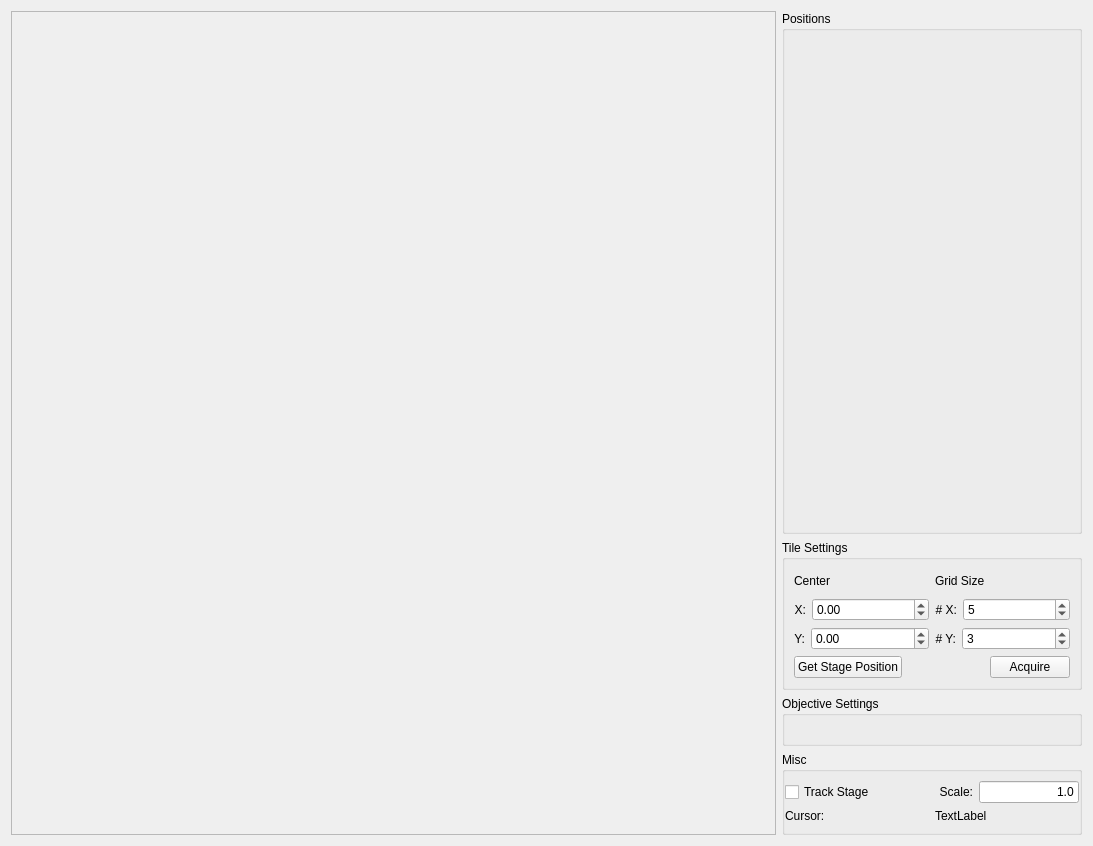
<?xml version="1.0" encoding="UTF-8"?>
<ui version="4.0">
 <class>Form</class>
 <widget class="QWidget" name="Form">
  <property name="geometry">
   <rect>
    <x>0</x>
    <y>0</y>
    <width>1093</width>
    <height>846</height>
   </rect>
  </property>
  <property name="windowTitle">
   <string>Form</string>
  </property>
  <layout class="QHBoxLayout" name="horizontalLayout_2">
   <item>
    <widget class="QFrame" name="mosaicFrame">
     <property name="frameShape">
      <enum>QFrame::StyledPanel</enum>
     </property>
     <property name="frameShadow">
      <enum>QFrame::Raised</enum>
     </property>
    </widget>
   </item>
   <item>
    <widget class="QWidget" name="widget" native="true">
     <property name="sizePolicy">
      <sizepolicy hsizetype="Maximum" vsizetype="Preferred">
       <horstretch>0</horstretch>
       <verstretch>0</verstretch>
      </sizepolicy>
     </property>
     <property name="minimumSize">
      <size>
       <width>0</width>
       <height>0</height>
      </size>
     </property>
     <property name="maximumSize">
      <size>
       <width>16777215</width>
       <height>100000</height>
      </size>
     </property>
     <layout class="QVBoxLayout" name="verticalLayout_2">
      <property name="leftMargin">
       <number>0</number>
      </property>
      <property name="topMargin">
       <number>0</number>
      </property>
      <property name="rightMargin">
       <number>0</number>
      </property>
      <property name="bottomMargin">
       <number>0</number>
      </property>
      <item>
       <widget class="QGroupBox" name="positionsGroupBox">
        <property name="sizePolicy">
         <sizepolicy hsizetype="Preferred" vsizetype="Expanding">
          <horstretch>0</horstretch>
          <verstretch>0</verstretch>
         </sizepolicy>
        </property>
        <property name="minimumSize">
         <size>
          <width>0</width>
          <height>0</height>
         </size>
        </property>
        <property name="maximumSize">
         <size>
          <width>10000</width>
          <height>10000</height>
         </size>
        </property>
        <property name="title">
         <string>Positions</string>
        </property>
       </widget>
      </item>
      <item>
       <widget class="QGroupBox" name="tilesGroupBox">
        <property name="minimumSize">
         <size>
          <width>300</width>
          <height>150</height>
         </size>
        </property>
        <property name="maximumSize">
         <size>
          <width>300</width>
          <height>300</height>
         </size>
        </property>
        <property name="title">
         <string>Tile Settings</string>
        </property>
        <layout class="QVBoxLayout" name="verticalLayout_8">
         <item>
          <layout class="QHBoxLayout" name="horizontalLayout_8">
           <item>
            <layout class="QVBoxLayout" name="verticalLayout_3">
             <item>
              <widget class="QLabel" name="startingPositionLabel">
               <property name="font">
                <font>
                 <weight>50</weight>
                 <bold>false</bold>
                </font>
               </property>
               <property name="text">
                <string>Center</string>
               </property>
               <property name="alignment">
                <set>Qt::AlignLeading|Qt::AlignLeft|Qt::AlignVCenter</set>
               </property>
              </widget>
             </item>
             <item>
              <layout class="QHBoxLayout" name="horizontalLayout_4">
               <item>
                <widget class="QLabel" name="xPosLabel">
                 <property name="text">
                  <string>X:</string>
                 </property>
                 <property name="alignment">
                  <set>Qt::AlignRight|Qt::AlignTrailing|Qt::AlignVCenter</set>
                 </property>
                </widget>
               </item>
               <item>
                <widget class="QDoubleSpinBox" name="xStartPosSpinBox">
                 <property name="sizePolicy">
                  <sizepolicy hsizetype="MinimumExpanding" vsizetype="Fixed">
                   <horstretch>0</horstretch>
                   <verstretch>0</verstretch>
                  </sizepolicy>
                 </property>
                 <property name="minimum">
                  <double>-50000.000000000000000</double>
                 </property>
                 <property name="maximum">
                  <double>50000.000000000000000</double>
                 </property>
                </widget>
               </item>
              </layout>
             </item>
             <item>
              <layout class="QHBoxLayout" name="horizontalLayout_6">
               <item>
                <widget class="QLabel" name="yPosLabel">
                 <property name="text">
                  <string>Y:</string>
                 </property>
                 <property name="alignment">
                  <set>Qt::AlignRight|Qt::AlignTrailing|Qt::AlignVCenter</set>
                 </property>
                </widget>
               </item>
               <item>
                <widget class="QDoubleSpinBox" name="yStartPosSpinBox">
                 <property name="sizePolicy">
                  <sizepolicy hsizetype="MinimumExpanding" vsizetype="Fixed">
                   <horstretch>0</horstretch>
                   <verstretch>0</verstretch>
                  </sizepolicy>
                 </property>
                 <property name="minimum">
                  <double>-50000.000000000000000</double>
                 </property>
                 <property name="maximum">
                  <double>500000.000000000000000</double>
                 </property>
                </widget>
               </item>
              </layout>
             </item>
            </layout>
           </item>
           <item>
            <layout class="QVBoxLayout" name="verticalLayout_7">
             <item>
              <widget class="QLabel" name="gridDimLabel">
               <property name="font">
                <font>
                 <weight>50</weight>
                 <bold>false</bold>
                </font>
               </property>
               <property name="text">
                <string>Grid Size</string>
               </property>
               <property name="alignment">
                <set>Qt::AlignLeading|Qt::AlignLeft|Qt::AlignVCenter</set>
               </property>
              </widget>
             </item>
             <item>
              <layout class="QHBoxLayout" name="horizontalLayout_5">
               <item>
                <widget class="QLabel" name="numXLabel">
                 <property name="text">
                  <string># X:</string>
                 </property>
                 <property name="alignment">
                  <set>Qt::AlignRight|Qt::AlignTrailing|Qt::AlignVCenter</set>
                 </property>
                </widget>
               </item>
               <item>
                <widget class="QSpinBox" name="xSpinBox">
                 <property name="sizePolicy">
                  <sizepolicy hsizetype="MinimumExpanding" vsizetype="Fixed">
                   <horstretch>0</horstretch>
                   <verstretch>0</verstretch>
                  </sizepolicy>
                 </property>
                 <property name="minimum">
                  <number>1</number>
                 </property>
                 <property name="value">
                  <number>5</number>
                 </property>
                </widget>
               </item>
              </layout>
             </item>
             <item>
              <layout class="QHBoxLayout" name="horizontalLayout_7">
               <item>
                <widget class="QLabel" name="numYLabel">
                 <property name="text">
                  <string># Y:</string>
                 </property>
                 <property name="alignment">
                  <set>Qt::AlignRight|Qt::AlignTrailing|Qt::AlignVCenter</set>
                 </property>
                </widget>
               </item>
               <item>
                <widget class="QSpinBox" name="ySpinBox">
                 <property name="sizePolicy">
                  <sizepolicy hsizetype="MinimumExpanding" vsizetype="Fixed">
                   <horstretch>0</horstretch>
                   <verstretch>0</verstretch>
                  </sizepolicy>
                 </property>
                 <property name="minimum">
                  <number>1</number>
                 </property>
                 <property name="value">
                  <number>3</number>
                 </property>
                </widget>
               </item>
              </layout>
             </item>
            </layout>
           </item>
          </layout>
         </item>
         <item>
          <layout class="QHBoxLayout" name="horizontalLayout_10">
           <item>
            <widget class="QPushButton" name="getStagePosButton">
             <property name="maximumSize">
              <size>
               <width>150</width>
               <height>16777215</height>
              </size>
             </property>
             <property name="text">
              <string>Get Stage Position</string>
             </property>
            </widget>
           </item>
           <item>
            <spacer name="horizontalSpacer_2">
             <property name="orientation">
              <enum>Qt::Horizontal</enum>
             </property>
             <property name="sizeHint" stdset="0">
              <size>
               <width>40</width>
               <height>20</height>
              </size>
             </property>
            </spacer>
           </item>
           <item>
            <widget class="QPushButton" name="imageGridButton">
             <property name="maximumSize">
              <size>
               <width>150</width>
               <height>16777215</height>
              </size>
             </property>
             <property name="text">
              <string>Acquire</string>
             </property>
            </widget>
           </item>
          </layout>
         </item>
        </layout>
       </widget>
      </item>
      <item>
       <widget class="ObjectivesGroupBox" name="objectivesGroupBox">
        <property name="minimumSize">
         <size>
          <width>250</width>
          <height>50</height>
         </size>
        </property>
        <property name="maximumSize">
         <size>
          <width>300</width>
          <height>300</height>
         </size>
        </property>
        <property name="title">
         <string>Objective Settings</string>
        </property>
       </widget>
      </item>
      <item>
       <widget class="QGroupBox" name="miscGroupBox">
        <property name="minimumSize">
         <size>
          <width>0</width>
          <height>20</height>
         </size>
        </property>
        <property name="title">
         <string>Misc</string>
        </property>
        <layout class="QVBoxLayout" name="verticalLayout">
         <property name="leftMargin">
          <number>0</number>
         </property>
         <property name="rightMargin">
          <number>0</number>
         </property>
         <item>
          <layout class="QHBoxLayout" name="horizontalLayout">
           <item>
            <widget class="QCheckBox" name="trackStageCheckBox">
             <property name="text">
              <string>Track Stage</string>
             </property>
            </widget>
           </item>
           <item>
            <widget class="QLabel" name="scaleLabel">
             <property name="text">
              <string>Scale:</string>
             </property>
             <property name="alignment">
              <set>Qt::AlignRight|Qt::AlignTrailing|Qt::AlignVCenter</set>
             </property>
            </widget>
           </item>
           <item>
            <widget class="QLineEdit" name="scaleLineEdit">
             <property name="sizePolicy">
              <sizepolicy hsizetype="Preferred" vsizetype="Fixed">
               <horstretch>0</horstretch>
               <verstretch>0</verstretch>
              </sizepolicy>
             </property>
             <property name="maximumSize">
              <size>
               <width>100</width>
               <height>16777215</height>
              </size>
             </property>
             <property name="text">
              <string>1.0</string>
             </property>
             <property name="alignment">
              <set>Qt::AlignRight|Qt::AlignTrailing|Qt::AlignVCenter</set>
             </property>
            </widget>
           </item>
          </layout>
         </item>
         <item>
          <layout class="QHBoxLayout" name="horizontalLayout_9">
           <item>
            <widget class="QLabel" name="cursorPosition">
             <property name="sizePolicy">
              <sizepolicy hsizetype="Preferred" vsizetype="Fixed">
               <horstretch>0</horstretch>
               <verstretch>0</verstretch>
              </sizepolicy>
             </property>
             <property name="text">
              <string>Cursor:</string>
             </property>
             <property name="alignment">
              <set>Qt::AlignLeading|Qt::AlignLeft|Qt::AlignVCenter</set>
             </property>
            </widget>
           </item>
           <item>
            <widget class="QLabel" name="mosaicLabel">
             <property name="sizePolicy">
              <sizepolicy hsizetype="Preferred" vsizetype="Fixed">
               <horstretch>0</horstretch>
               <verstretch>0</verstretch>
              </sizepolicy>
             </property>
             <property name="text">
              <string>TextLabel</string>
             </property>
             <property name="alignment">
              <set>Qt::AlignLeading|Qt::AlignLeft|Qt::AlignVCenter</set>
             </property>
            </widget>
           </item>
          </layout>
         </item>
        </layout>
       </widget>
      </item>
     </layout>
    </widget>
   </item>
  </layout>
 </widget>
 <customwidgets>
  <customwidget>
   <class>ObjectivesGroupBox</class>
   <extends>QGroupBox</extends>
   <header>storm_control.steve.objectives</header>
   <container>1</container>
  </customwidget>
 </customwidgets>
 <resources/>
 <connections/>
</ui>
